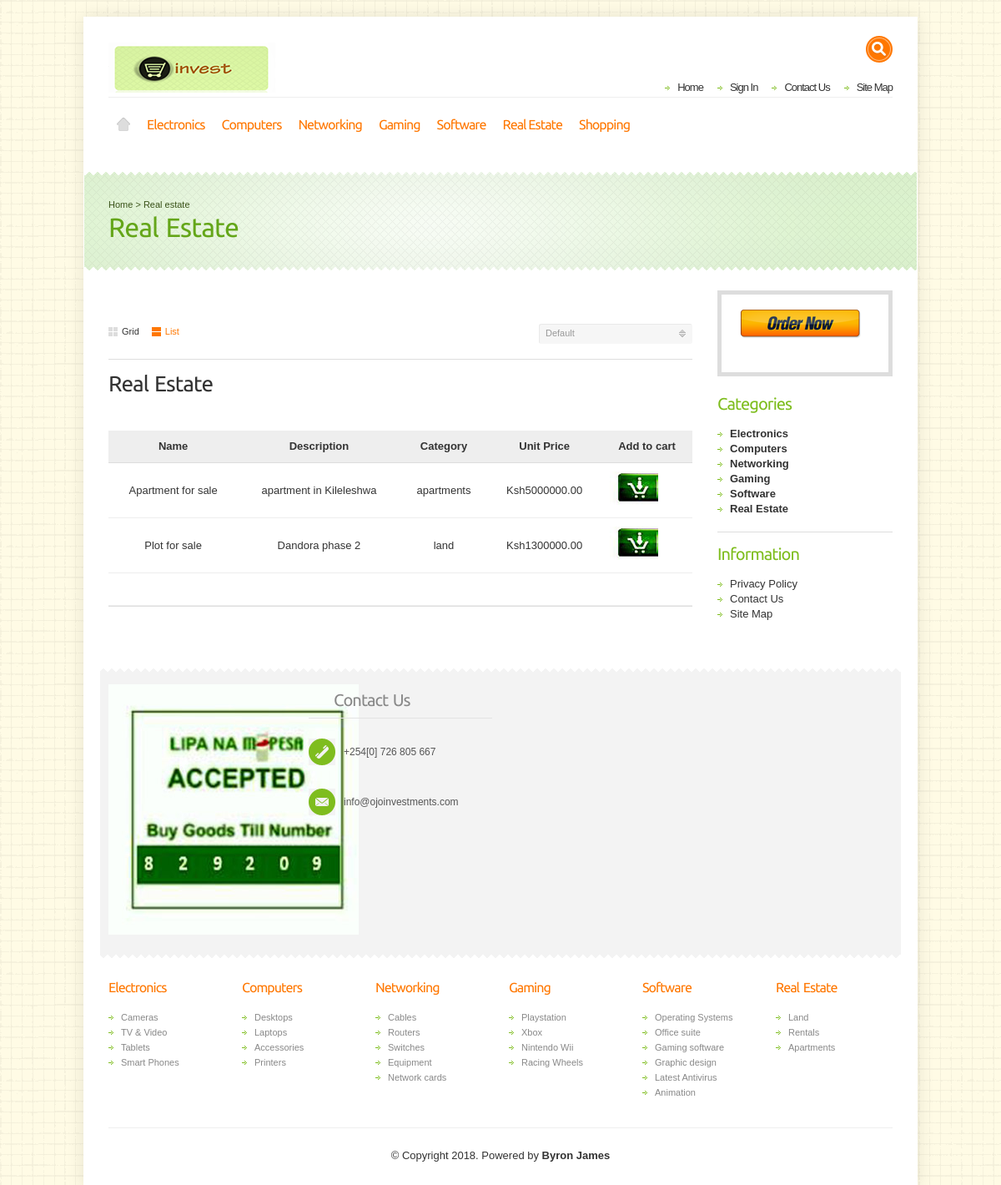
/listing_6.php, run on the app's committed database.
### tables this page shows
CREATE TABLE IF NOT EXISTS `realestate` (
`id_product` int(11) NOT NULL,
  `product_name` varchar(100) NOT NULL,
  `product_desc` varchar(1024) NOT NULL,
  `product_category` varchar(250) NOT NULL,
  `price` float(12,2) NOT NULL
);

### listing_6.php (the view, shortened to what this page needs)
<!DOCTYPE html PUBLIC "-//W3C//DTD XHTML 1.0 Transitional//EN" "http://www.w3.org/TR/xhtml1/DTD/xhtml1-transitional.dtd">
<html xmlns="http://www.w3.org/1999/xhtml" dir="ltr" lang="en" xml:lang="en" xmlns:fb="http://www.facebook.com/2008/fbml">
<head>
<link rel="stylesheet" type="text/css" href="stylesheet/960.css" media="all" />
<link rel="stylesheet" type="text/css" href="stylesheet/screen.css" media="screen" />
<link rel="stylesheet" type="text/css" href="stylesheet/color.css" media="screen" />
</head>
<body class="s_layout_fixed">
<div id="wrapper">
  <div id="header" class="container_12">
    <div class="grid_12">
    	<a id="site_logo" href="index.html">OJOINVEST</a>
      <div id="system_navigation" class="s_nav">
        <ul class="s_list_1 clearfix">
          <li><a href="index.html">Home</a></li>
          <li><a href="login.html">Sign In</a></li>
          <li><a href="contacts.html">Contact Us</a></li>
           <li><a href="sitemap.html">Site Map</a></li>
        </ul>
      </div>
      <div id="site_search">
      	<a id="show_search" href="javascript:;" title="Search:"></a>
      </div>
      <div id="categories" class="s_nav">
        <ul>
          <li id="menu_home"> <a href="index.html">Home</a> </li>
          <li> <a href="listing_3.html">Electronics</a>
          </li>
          <li> <a href="listing_2.html">Computers</a>
          </li>
          <li><a href="listing_3.html">Networking</a>
          </li>
          <li><a href="listing_4.html">Gaming</a>
          </li>
          <li><a href="listing_5.html">Software</a>
          </li>
          <li><a href="listing_6.html">Real Estate</a>
          </li>
          <li><a href="">Shopping</a>
          </li>
      </div>
    </div>
  </div>
  <div id="intro">
    <div id="intro_wrap">
      <div class="container_12">
        <div id="breadcrumbs" class="grid_12">
          <a href="">Home</a>
          &gt;
          <a href="">Real estate</a>
        </div>
        <h1>Real Estate</h1>
      </div>
    </div>
  </div>
  <div id="content" class="container_12">
    <div id="category" class="grid_9">
      <div id="listing_options">
        <div id="listing_sort" class="s_switcher">
          <span class="s_selected">Default</span>
        </div>
        <div id="view_mode" class="s_nav">
          <ul class="clearfix">
            <li id="view_grid"><a href="listing_5.php"><span class="s_icon"></span>Grid</a></li>
            <li id="view_list" class="s_selected"><a href="listing_5.php"><span class="s_icon"></span>List</a></li>
          </ul>
        </div>
      </div>
  <h2>Real Estate</h2>
<div class="s_listing s_list_view clearfix">
        <div class="s_item clearfix">
        <form id="products" class="clearfix" action="">
        <table class="s_table_1" width="100%" cellpadding="0" cellspacing="0" border="0">
          <tr>
            <th>Name</th>
            <th>Description</th>
            <th>Category</th>
            <th>Unit Price</th>
            <th>Add to cart</th>
          </tr>
 <?php
  require("dbconnect.php");
    $sql="SELECT * FROM realestate ORDER BY id_product DESC LIMIT 30";
    $query=mysqli_query($conn,$sql);
    while ($row=mysqli_fetch_array($query)) {
?>
        <tr>
            <td ><?php echo $row['product_name'] ?></td>
            <td><?php echo $row['product_desc'] ?></td>
            <td><?php echo $row['product_category'] ?></td>
            <td>Ksh<?php echo $row['price'] ?></td>
            <td><a href="cartreal2.php?page=listing_6&action=add&id=<?php echo $row['id_product'] ?>"><img src="images/pic_15.JPG" alt="cart"</a></td>
        </tr>
<?php
    }
?>
        </table>
      </div>
      <div class="pagination">
      </div>
    </div>
    </div>
    <div id="right_col" class="grid_3">
      <div id="cart_side" class="s_box_1 s_cart_holder">
        <h2 class="s_secondary_color"><a href="cartreal2.php?page=cartreal1"><img src="images/pic12.png" alt="Go to cart""</a></h2>
      </div>
       <div id="categories_module" class="s_box">
        <h2>Categories</h2>
        <div class="s_list_1">
          <ul>
            <li><a href="listing_1.php"><b>Electronics</b></a></li>
            <li><a href="listing_2.php"><b>Computers</b></a></li>
            <li><a href="listing_3.php"><b>Networking</b></a></li>
            <li><a href="listing_4.php"><b>Gaming</b></a></li>
            <li><a href="listing_5.php"><b>Software</b></a></li>
            <li><a href="listing_6.php"><b>Real Estate</b></a></li>
          </ul>
      	</div>
			</div>
      <div id="information_module" class="s_box">
        <h2>Information</h2>
        <ul class="s_list_1">
          <li><a href="privacy.html">Privacy Policy</a></li>
          <li><a href="contacts.html">Contact Us</a></li>
          <li><a href="sitemap.html">Site Map</a></li>
        </ul>
      </div>
    </div>
   <div id="shop_info">
    <div id="shop_info_wrap">
      <div class="container_12">
        <div id="shop_description" class="grid_3"><img src="images/dummy/banner_5.jpg" title="MPESA" alt="MPESA" /> </div>
        <div id="shop_contacts" class="grid_3">
          <h2>Contact Us</h2>
          <table width="100%" cellpadding="0" cellspacing="0" border="0">
            <tr>
              <td valign="middle"><span class="s_icon_32"><span class="s_icon s_phone_32"></span>+254[0] 726 805 667 <br /></span></td>
            </tr>
            <tr>
	    <td valign="middle"><span class="s_icon_32"><span class="s_icon s_mail_32"></span>info@ojoinvestments.com</span></td>
            </tr>
          </table>
        </div>
        </div>
      </div>
    </div>
  </div>
    <div id="footer" class="container_12">
    <div id="footer_categories" class="clearfix">
      <div class="grid_2">
        <h2>Electronics</h2>
        <ul class="s_list_1">
          <li><a href="">Cameras</a></li>
          <li><a href="">TV & Video</a></li>
          <li><a href="">Tablets</a></li>
          <li><a href="">Smart Phones</a></li>
        </ul>
      </div>
      <div class="grid_2">
        <h2>Computers</h2>
        <ul class="s_list_1">
          <li><a href="">Desktops</a></li>
          <li><a href="">Laptops</a></li>
          <li><a href="">Accessories</a></li>
	  <li><a href="">Printers</a></li>
        </ul>
      </div>
      <div class="grid_2">
        <h2>Networking</h2>
        <ul class="s_list_1">
          <li><a href="">Cables</a></li>
          <li><a href="">Routers</a></li>
          <li><a href="">Switches</a></li>
          <li><a href="">Equipment</a></li>
          <li><a href="">Network cards</a></li>
        </ul>
      </div>
      <div class="grid_2">
        <h2>Gaming</h2>
        <ul class="s_list_1">
          <li><a href="">Playstation</a></li>
          <li><a href="">Xbox</a></li>
          <li><a href="">Nintendo Wii</a></li>
          <li><a href="">Racing Wheels</a></li>
        </ul>
      </div>
      <div class="grid_2">
        <h2>Software</h2>
        <ul class="s_list_1">
          <li><a href="">Operating Systems</a></li>
          <li><a href="">Office suite</a></li>
          <li><a href="">Gaming software</a></li>
          <li><a href="">Graphic design</a></li>
          <li><a href="">Latest Antivirus</a></li>
          <li><a href="">Animation</a></li>
        </ul>
      </div>
      <div class="grid_2">
        <h2>Real Estate</h2>
        <ul class="s_list_1">
          <li><a href="">Land</a></li>
          <li><a href="">Rentals</a></li>
          <li><a href="">Apartments</a></li>
        </ul>
      </div>
      <div class="grid_12 border_eee"></div>
    </div>
    <center><p>&copy; Copyright 2018. Powered by<strong> <a href="wiretech.html">Byron James</a></p></strong></center>
  </div>
</div>
</body>
</html>

### stylesheet/960.css (style rules this page uses)
body { min-width: 960px; }
.container_12, .container_16 { clear: both; margin-left: auto; margin-right: auto; width: 960px; }
.grid_1, .grid_2, .grid_3, .grid_4, .grid_5, .grid_6, .grid_7, .grid_8, .grid_9, .grid_10, .grid_11, .grid_12, .grid_13, .grid_14, .grid_15, .grid_16 { display: inline; float: left; margin-left: 10px; margin-right: 10px; }
.container_12 .grid_3, .container_16 .grid_4 { width: 220px; }
.container_12 .grid_9, .container_16 .grid_12 { width: 700px; }
.container_12 .grid_12, .container_16 .grid_16 { width: 940px; }
.container_12 .grid_2 { width: 140px; }
.clearfix:before, .clearfix:after { content: '\0020'; display: block; overflow: hidden; visibility: hidden; width: 0; height: 0; }
.clearfix:after { clear: both; }
.clearfix { zoom: 1; }

### stylesheet/color.css (style rules this page uses)
body.s_layout_fixed { background-color: #fffbe5; background-image: url(../images/texture_1.png); }
.s_main_color, #twitter li span a, .s_item .s_button_add_to_cart, .s_box h2, .box .top { color: #7ebd1e; }
.s_main_color_bgr, #cart .s_icon, #shop_contacts .s_icon, .s_list_1 li, .s_item .s_button_add_to_cart .s_icon, #intro .s_button_prev, #intro .s_button_next, .buttons .button, #cart_menu .s_icon { background-color: #7ebd1e; }
.s_secondary_color, a:hover, #categories > ul > li > a, #footer_categories h2, .pagination a, #view_mode .s_selected a { color: #ff7700; }
.s_secondary_color_bgr, #show_search, #view_mode .s_selected .s_icon, #view_mode a:hover .s_icon, #menu_home a:hover, .pagination a:hover, .s_item .s_button_add_to_cart:hover .s_icon, .s_cart_item .s_button_remove:hover { background-color: #ff7700; }
#intro, #contact_form_icon { background-color: #def5d0; }
#intro, #breadcrumbs a { color: #395218; }
#intro h1, #intro h1 *, #intro h2, #intro h2 * { color: #64a619; ~background-color: #def5d0; }

### data on the page
realestate: product_name "Apartment for sale", product_desc "apartment in Kileleshwa", product_category "apartments", price "5000000.00"
realestate: product_name "Plot for sale", product_desc "Dandora phase 2", product_category "land", price "1300000.00"
